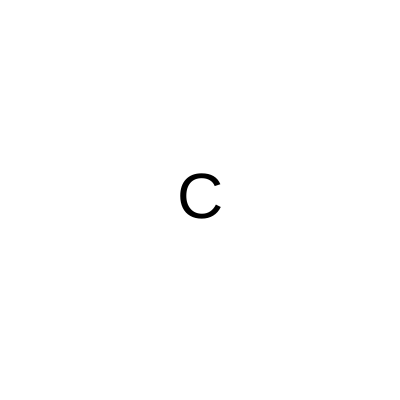
Frame 1 (no input)
Frame 60 (no input): identical to frame 1, image omitted
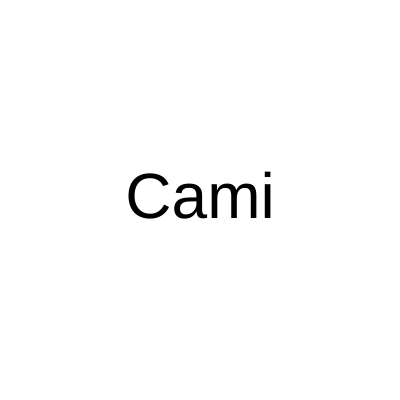
Frame 120 (the mouse pressed at the canvas centre since frame 60)

The p5.js sketch that drew these frames (run headless with seeded random() and noise() and a simulated clock; from frame 60 on, the mouse is pressed at the canvas centre):

// p5.js sketch
// ── sketch.js
function setup() {
  createCanvas(400, 400);
  
  
  let palavras = ["Caminhante", "Caminho", "Caminha"]; // lista de palavras
  
  palavra = random(palavras); // palavra escolhida aletoriamente
}

function inicializaCores() { // função para inicialiazar
  
  background("white"); // fundo branco
  fill("black"); // letra preta
  textSize(64);// tamanho do texto
  textAlign(CENTER, CENTER); // texto centralizado
}

function draw() {
  
  inicializaCores(); // ativar a função que inicializa

  let maximo = width; // maximo igual a largura
  let minimo = 0; // minimo igual a 0
  
  let quantidade = map(mouseX, 0, width, 1, palavra.length);
  let parcial = palavra.substring(0, quantidade);
  text(parcial, 200, 200);
  
}
